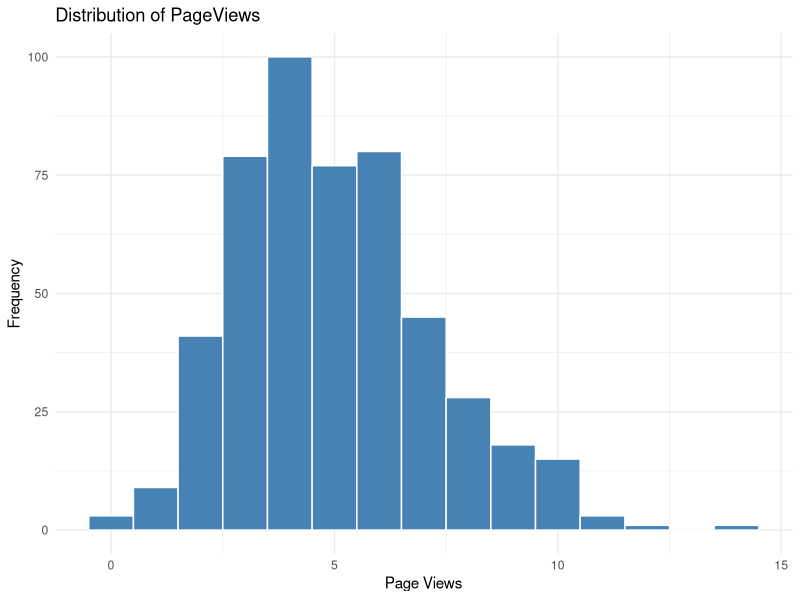
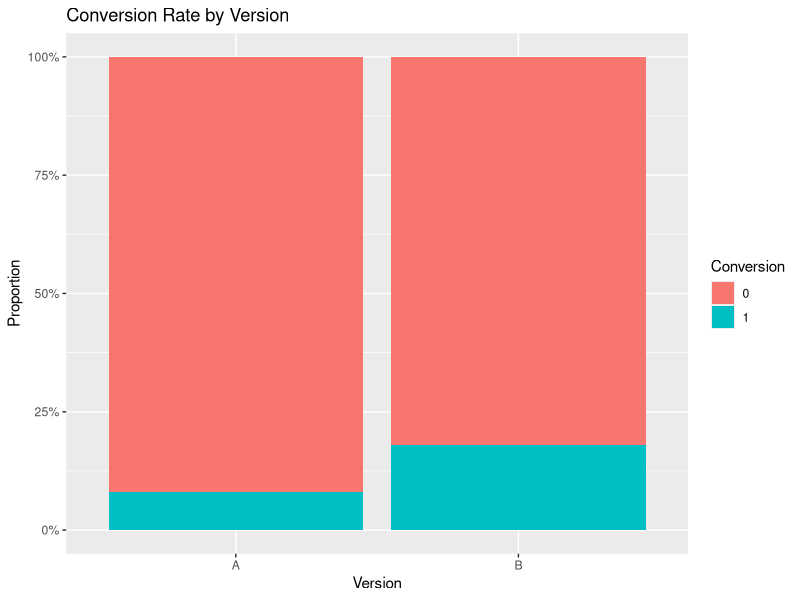
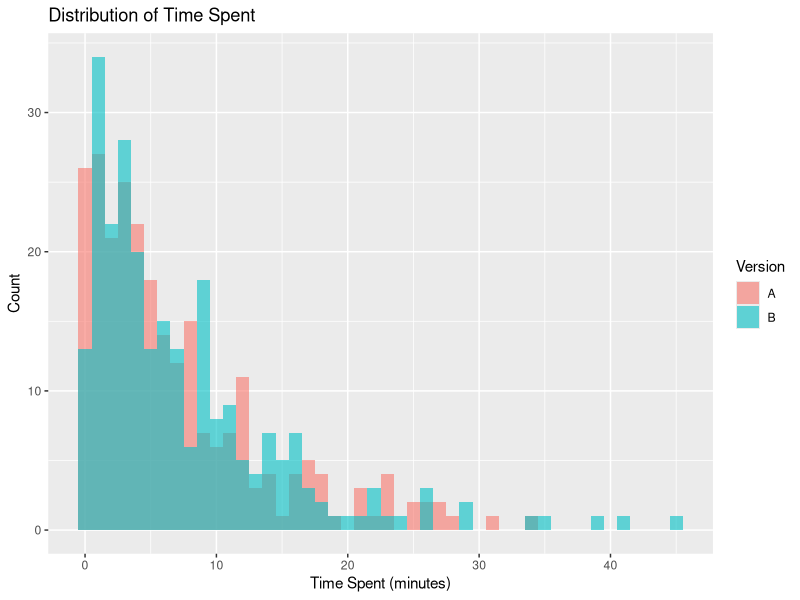
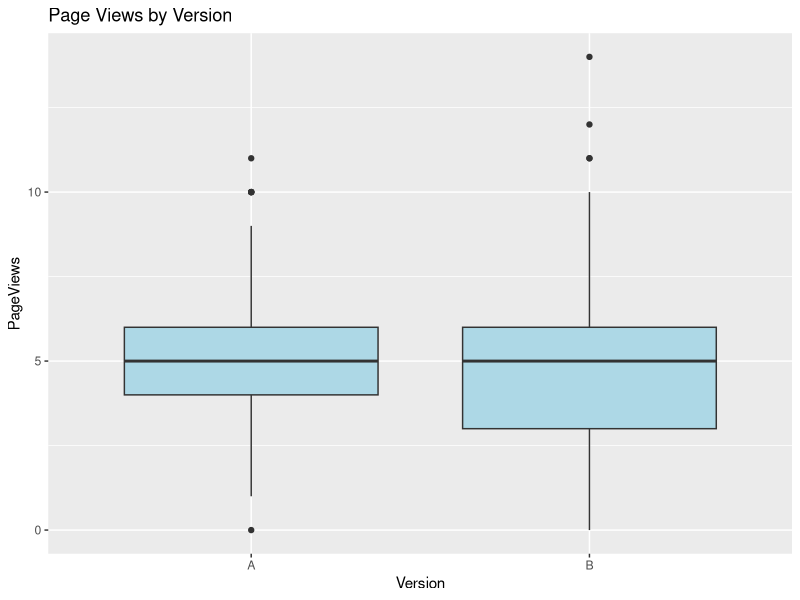
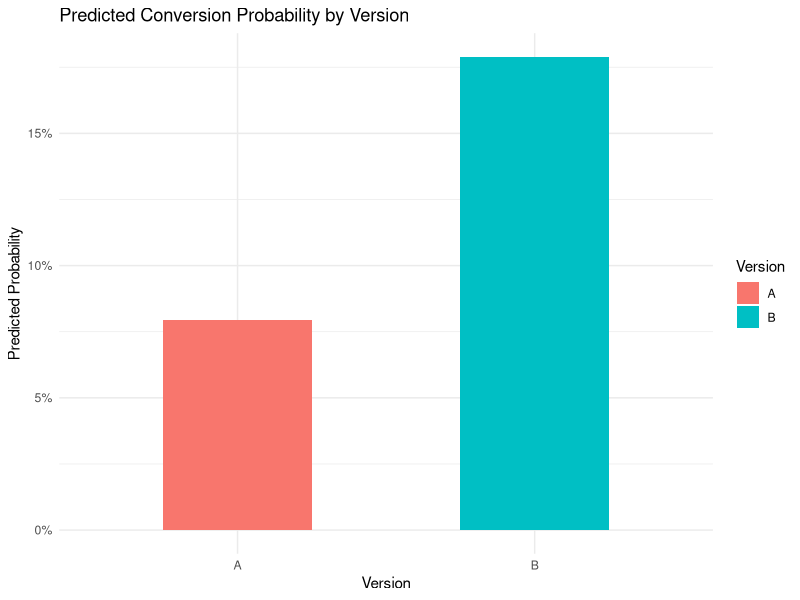

Write the R code that produced these figures, in order.
## ---- chunk 1
knitr::opts_chunk$set(echo = TRUE, warning = FALSE, message = FALSE)
library(tidyverse)
library(broom)
library(ggplot2)
library(MASS)
## ---- chunk 2
data <- read.csv("Week 4 synthetic_data.csv")
## ---- chunk 3
# Structure and summary
str(data)
summary(data)

# Check for missing values
colSums(is.na(data))

# Summary by version
data %>%
  group_by(Version) %>%
  summarize(
    n = n(),
    conversion_rate = mean(Conversion),
    avg_pageviews = mean(PageViews),
    avg_timespent = mean(TimeSpent),
    .groups = "drop"
  )
## ---- chunk 4
# Histogram of PageViews
ggplot(data, aes(x = PageViews)) +
  geom_histogram(binwidth = 1, fill = "steelblue", color = "white") +
  labs(
    title = "Distribution of PageViews",
    x = "Page Views",
    y = "Frequency"
  ) +
  theme_minimal()

# Mean, variance, and Poisson fit
pageviews_mean <- mean(data$PageViews)
pageviews_var  <- var(data$PageViews)

pageviews_mean
pageviews_var

fit_poisson <- fitdistr(data$PageViews, "poisson")
fit_poisson
## ---- chunk 5
ggplot(data, aes(x = Version, fill = factor(Conversion))) +
  geom_bar(position = "fill") +
  labs(title = "Conversion Rate by Version",
       y = "Proportion",
       fill = "Conversion") +
  scale_y_continuous(labels = scales::percent)
## ---- chunk 6
ggplot(data, aes(x = TimeSpent, fill = Version)) +
  geom_histogram(binwidth = 1, alpha = 0.6, position = "identity") +
  labs(title = "Distribution of Time Spent",
       x = "Time Spent (minutes)",
       y = "Count")
## ---- chunk 7
ggplot(data, aes(x = Version, y = PageViews)) +
  geom_boxplot(fill = "lightblue") +
  labs(title = "Page Views by Version")
## ---- chunk 8
tab <- table(data$Version, data$Conversion)
successes <- tab[, "1"]
totals <- rowSums(tab)

assumptions <- tibble(
  Version   = names(successes),
  successes = successes,
  failures  = totals - successes
)
assumptions
## ---- chunk 9
test_result <- prop.test(
  x = c(successes["B"], successes["A"]),
  n = c(totals["B"], totals["A"]),
  alternative = "greater",
  correct = FALSE
)

test_result
tidy(test_result)
## ---- chunk 10
cat("Conversion Rate - Version A:", round(test_result$estimate[2], 3), "\n")
cat("Conversion Rate - Version B:", round(test_result$estimate[1], 3), "\n")
cat("p-value:", signif(test_result$p.value, 4), "\n")
## ---- chunk 11
model_full <- glm(Conversion ~ TimeSpent + PageViews + Version, data = data, family = binomial)
summary(model_full)
## ---- chunk 12
# Odds ratios
exp(coef(model_full))

# 95% Confidence Intervals for odds ratios
exp(confint.default(model_full))
## ---- chunk 13
# Generate prediction data by Version
pred_data <- data %>%
  group_by(Version) %>%
  summarize(
    PageViews = mean(PageViews),
    TimeSpent = mean(TimeSpent),
    .groups = "drop"
  )

pred_data$predicted_prob <- predict(model_full, newdata = pred_data, type = "response")

# Bar plot of predicted conversion probabilities
ggplot(pred_data, aes(x = Version, y = predicted_prob, fill = Version)) +
  geom_col(width = 0.5) +
  labs(title = "Predicted Conversion Probability by Version",
       y = "Predicted Probability",
       x = "Version") +
  scale_y_continuous(labels = scales::percent) +
  theme_minimal()
